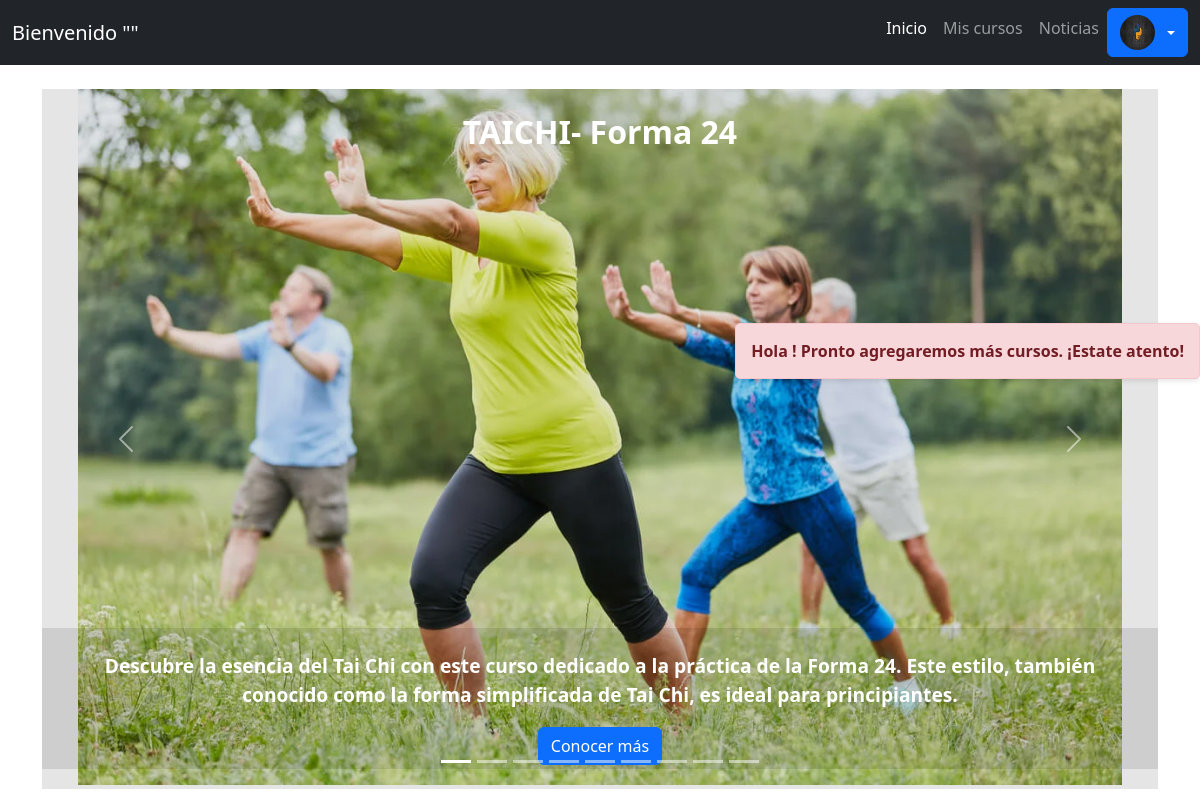
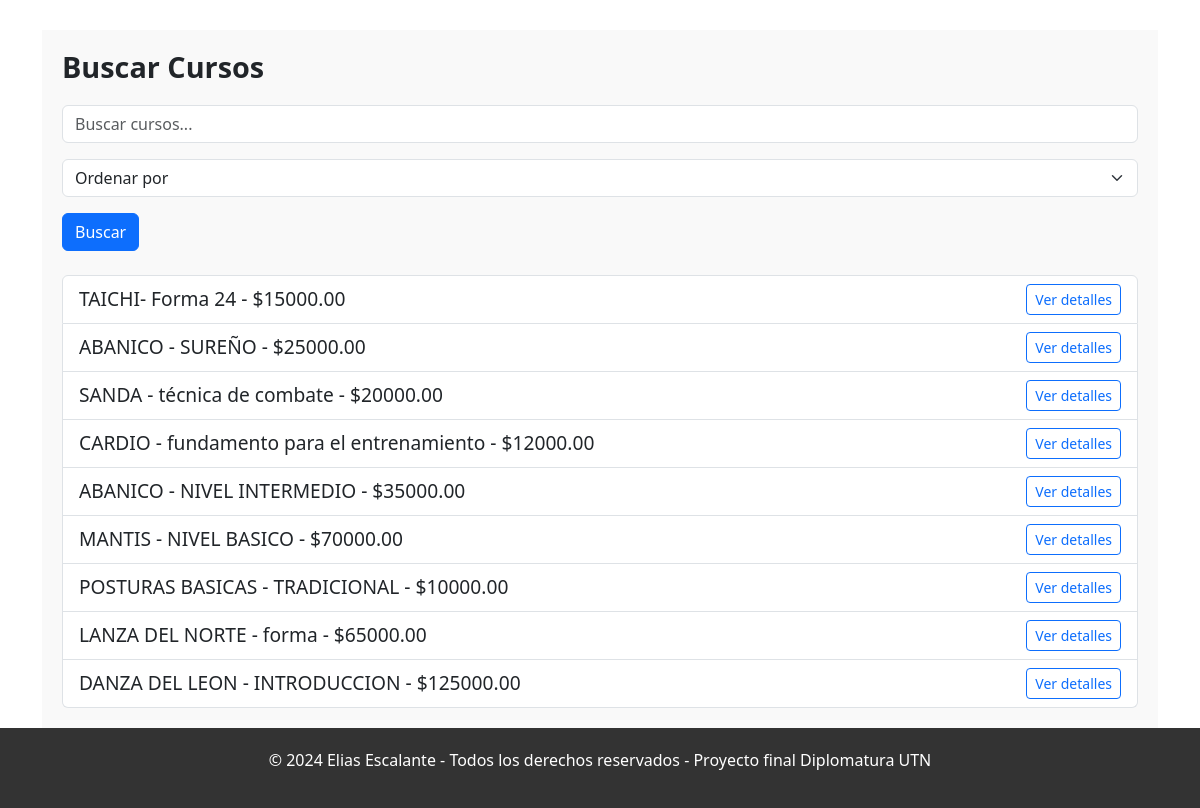
/cursos/home/, run on an earlier commit of the app's database (2 pictures, top to bottom).
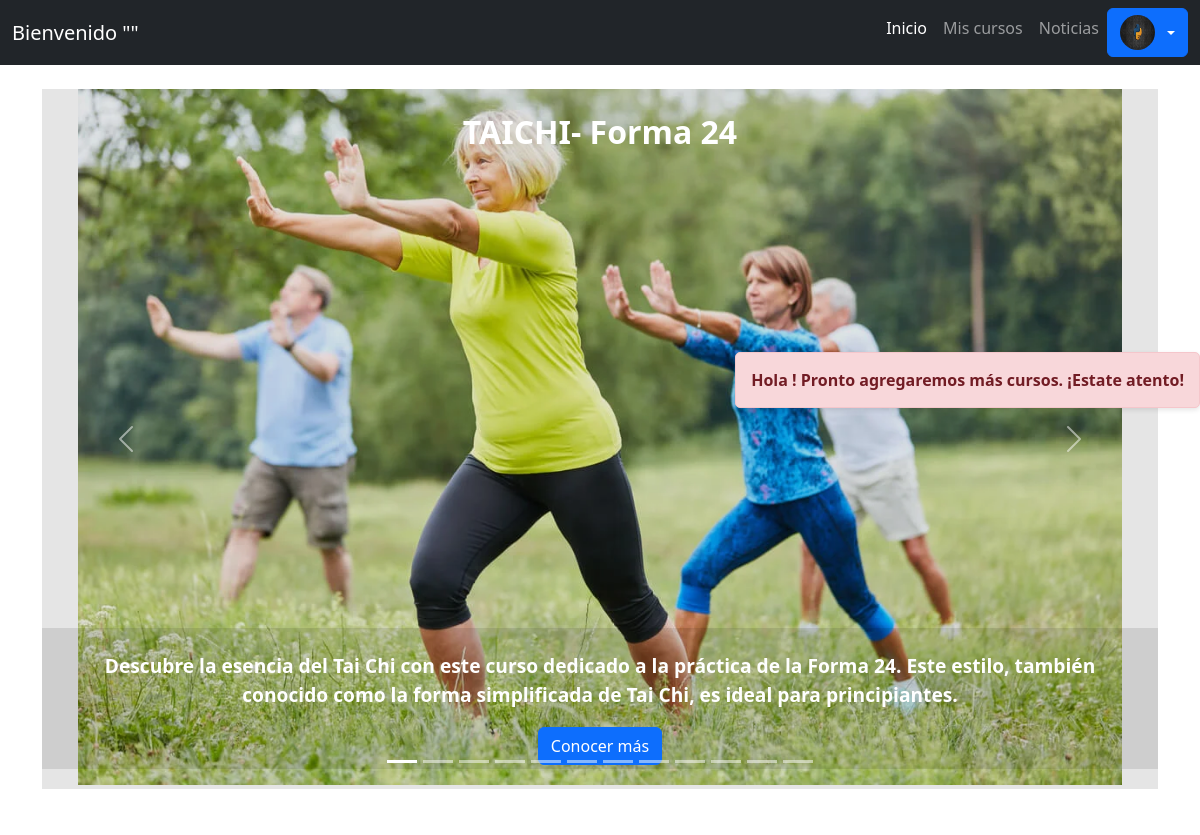
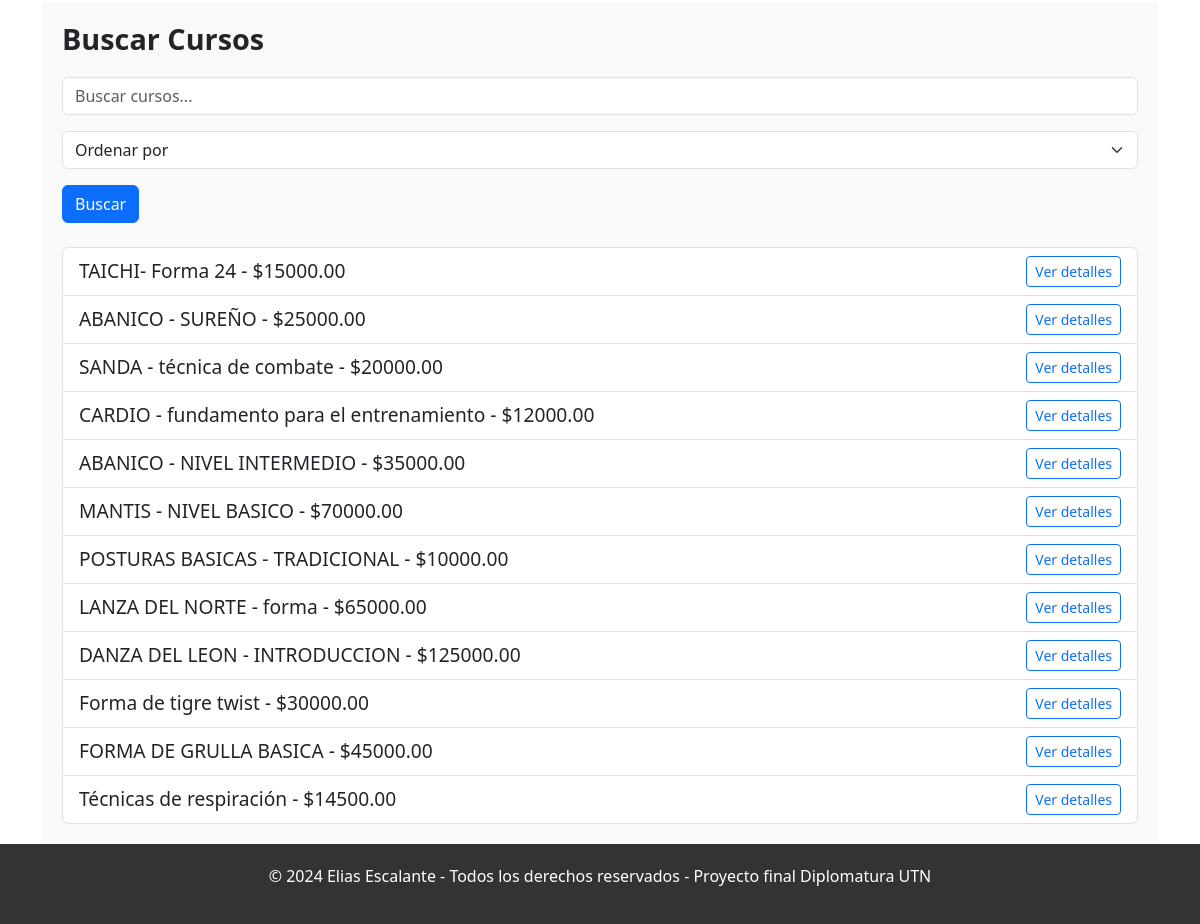
And on a later commit of the database (2 pictures, top to bottom).
### cursos/models.py (models this page shows, shortened)
class Curso(models.Model):
    nombre = models.CharField(max_length=50)
    comision = models.CharField(max_length=20)
    Profesor = models.CharField(max_length=50)
    Descripcion = models.TextField(max_length=500)
    cupo = models.IntegerField(default=0)
    precio = models.DecimalField(max_digits=12, decimal_places=2, default=0.00)
    imagen = models.ImageField(upload_to="producto/%Y/%m/%d", blank=True, null=True)
    direccion= models.CharField(max_length=200)

### cursos/views.py (the view)
# urls.py: path('home/', views.home_cursos, name='home_cursos'),
def home_cursos(request):
    cursos = Curso.objects.all()
    query = request.GET.get('q', '')
    if query:
        cursos = cursos.filter(nombre__icontains=query)
    order = request.GET.get('order', '')
    if order == 'alfabetico':
        cursos = cursos.order_by('nombre')
    elif order == 'precio':
        cursos = cursos.order_by('precio')
    return render(request, 'cursos/home.html', {'cursos': cursos})

### templates/cursos/home.html (shortened to what this page needs)
{% extends "layout.html" %}
{% load static %}
{% block content %}
    {% include 'descripcion_lateral.html' %}
    <link rel="stylesheet" href="{% static 'cursos/home/css/style.css' %}">
    <div class="col-12">
        <div id="carouselExampleIndicators" class="carousel slide" data-bs-ride="carousel">
            <div class="carousel-indicators">
                {% for curso in cursos %}
                    <button type="button" data-bs-target="#carouselExampleIndicators" data-bs-slide-to="{{ forloop.counter0 }}" class="{% if forloop.first %}active{% endif %}" aria-label="Slide {{ forloop.counter }}"></button>
                {% endfor %}
            </div>
            <div class="carousel-inner">
                {% for curso in cursos %}
                    <div class="carousel-item {% if forloop.first %}active{% endif %}">
                        <img class="card-img-top pb-1 img_lat" src="{{ curso.imagen.url }}" alt="{{ curso.nombre }}" />
                        <div class="carousel-caption d-none d-md-block text-white p-4 position-absolute top-0 start-0 w-100 bg-opacity-50">
                            <h5 style="font-size: 2rem; font-weight: bold;">{{ curso.nombre }}</h5>
                        </div>
                        <div class="carousel-caption d-none d-md-block text-white p-4 position-absolute bottom-0 start-0 w-100 bg-opacity-50">
                            <p style="font-size: 1.2rem;">{{ curso.Descripcion|truncatewords:100 }}</p>
                            <a href="{% url 'detalle_curso' curso.id %}" class="btn btn-primary">Conocer más</a>
                        </div>
                    </div>
                {% endfor %}
            </div>
            <button class="carousel-control-prev" type="button" data-bs-target="#carouselExampleIndicators" data-bs-slide="prev">
                <span class="carousel-control-prev-icon" aria-hidden="true"></span>
            </button>
            <button class="carousel-control-next" type="button" data-bs-target="#carouselExampleIndicators" data-bs-slide="next">
                <span class="carousel-control-next-icon" aria-hidden="true"></span>
            </button>
        </div>
    </div>
    <section id="search-section" class="mt-5">
        <h2>Buscar Cursos</h2>
        <form method="GET" action="{% url 'home_cursos' %}">
            <div class="mb-3">
                <input id="search-input" type="text" name="q" class="form-control" placeholder="Buscar cursos..." value="{{ query }}">
            </div>
            <div class="mb-3">
                <select name="order" class="form-select">
                    <option value="">Ordenar por</option>
                </select>
            </div>
            <button type="submit" class="btn btn-primary">Buscar</button>
        </form>
        <div id="course-results" class="mt-4">
            {% if cursos %}
                <ul class="list-group">
                    {% for curso in cursos %}
                        <li class="list-group-item d-flex justify-content-between align-items-center">
                            {{ curso.nombre }} - ${{ curso.precio }}
                            <a href="{% url 'detalle_curso' curso.id %}" class="btn btn-outline-primary btn-sm">Ver detalles</a>
                        </li>
                    {% endfor %}
                </ul>
            {% else %}
                <p>No se encontraron cursos.</p>
            {% endif %}
        </div>
    </section>
{% endblock %}

### templates/layout.html (shortened to what this page needs)
{% load static %}
<!DOCTYPE html>
<html lang="es">
<head>
    <link href="https://cdn.jsdelivr.net/npm/bootstrap@5.3.3/dist/css/bootstrap.min.css" rel="stylesheet">
    <link rel="stylesheet" href="{% static 'layout/css/layout.css' %}">
</head>
<body class="{% block body_class %}{% endblock %}">
    <div class="main-container">
        <nav class="navbar navbar-expand-lg navbar-dark bg-dark">
            <div class="container-fluid">
                <a class="navbar-brand" href="#">Bienvenido "{{ user.username }}"</a>
                <div class="collapse navbar-collapse" id="navbarNav">
                    <ul class="navbar-nav ms-auto">
                        <li class="nav-item">
                            <a class="nav-link active" aria-current="page" href="{% url 'home_usuarios'%}">Inicio</a>
                        </li>
                        <li class="nav-item">
                            <a class="nav-link" href="{% url 'mis_cursos' %}">Mis cursos</a>
                        </li>
                        <li class="nav-item">
                            <a class="nav-link" href="{% url 'noticias' %}">Noticias</a>
                        </li>
                        <li class="nav-item dropdown">
                            <a class="btn btn-primary dropdown-toggle d-flex align-items-center" href="#" id="userDropdown" role="button" data-bs-toggle="dropdown" aria-expanded="false">
                                {% if user.imagen %}
                                    <img src="{{ user.imagen.url }}" alt="Usuario" class="rounded-circle me-2" style="width: 35px; height: 35px;">
                                {% else %}
                                    <img src="{% static 'profile_images/1.jpg' %}" alt="Usuario" class="rounded-circle me-2" style="width: 35px; height: 35px;">
                                {% endif %}
                            </a>
                        </li>
                    </ul>
                </div>
            </div>
        </nav>
        <div class="content">
            <div class="container mt-4">
                {% block content %}{% endblock %}
            </div>
        </div>
        <footer>
            <div class="container">
                <p>© 2024 Elias Escalante - Todos los derechos reservados - Proyecto final Diplomatura UTN </p>
            </div>
        </footer>
    </div>
</body>
</html>

### templates/descripcion_lateral.html (shortened to what this page needs)
<div class="fixed-message">
    <p>Hola {{ user.username }}! Pronto agregaremos más cursos. ¡Estate atento!</p>
</div>

### static/layout/css/layout.css (style rules this page uses)
html, body { height: 100%; margin: 0; }
.main-container { min-height: 100%; display: flex; flex-direction: column; }
.navbar { width: 100%; top: 0; left: 0; z-index: 1040; }
.content { flex-grow: 1; }
footer { background-color: #333; color: #fff; text-align: center; padding: 20px 0; position: relative; bottom: 0; width: 100%; }

### static/cursos/home/css/style.css (style rules this page uses)
body { background-color: white; }
.carousel-caption { text-align: center; font-size: 1.5rem; font-weight: bold; color: #DAFF00; background-color: rgba(0, 0, 0, 0.1); }
.carousel-item img { width: 100%; height: 700px; object-fit: contain; }
#search-section { padding: 20px; background-color: #f9f9f9; }
#search-section h2 { font-size: 1.8rem; font-weight: bold; margin-bottom: 20px; }
#course-results .list-group-item { font-size: 1.2rem; }

### templates/descripcion_lateral.html (style rules this page uses)
.fixed-message { position: fixed; right: 0; top: 20%; background-color: #f8d7da; color: #721c24; padding: 15px; border: 1px solid #f5c6cb; border-radius: 5px; box-shadow: 0 2px 5px rgba(0, 0, 0, 0.1); z-index: 9999; }
.fixed-message p { margin: 0; font-size: 16px; font-weight: bold; }

What changed in the data, as far as the page shows it:
added Curso: nombre "Forma de tigre twist", precio "30000.00"
added Curso: nombre "FORMA DE GRULLA BASICA", precio "45000.00"
added Curso: nombre "Técnicas de respiración", precio "14500.00"
